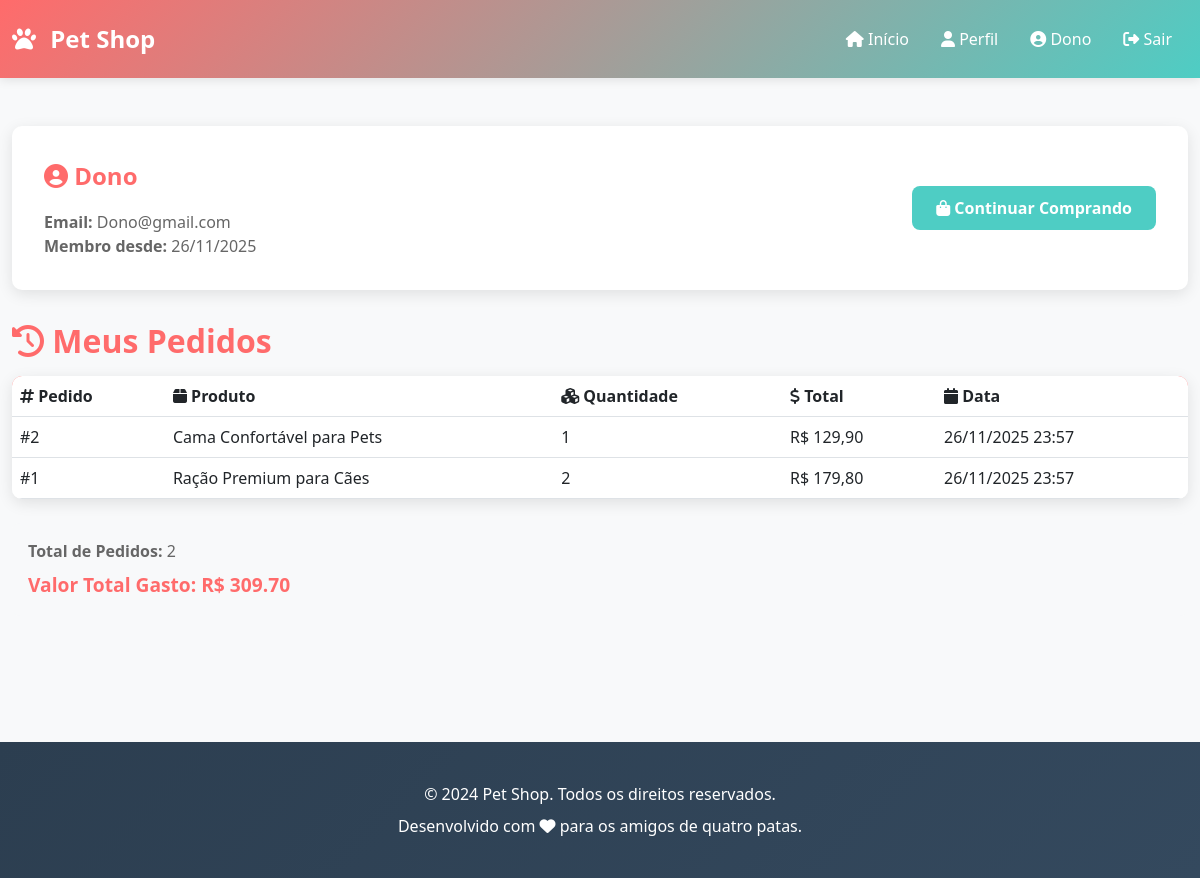
Page /perfil/ (signed in) on the committed database.
### loja/models.py (models this page shows, shortened)
class Pedido(models.Model):
    usuario = models.ForeignKey(User, on_delete=models.CASCADE, related_name='pedidos')
    produto = models.ForeignKey(Produto, on_delete=models.CASCADE)
    quantidade = models.IntegerField(default=1)
    total = models.DecimalField(max_digits=10, decimal_places=2)
    data = models.DateTimeField(auto_now_add=True)
    class Meta:
        verbose_name_plural = "Pedidos"
        ordering = ['-data']

class Produto(models.Model):
    nome = models.CharField(max_length=200)
    estoque = models.IntegerField(default=0)
    preco = models.DecimalField(max_digits=10, decimal_places=2)
    descricao = models.TextField()
    foto = models.ImageField(upload_to='produtos/')
    criado_em = models.DateTimeField(auto_now_add=True)
    atualizado_em = models.DateTimeField(auto_now=True)

### loja/views.py (the view)
# urls.py: path('perfil/', views.perfil, name='perfil'),
@login_required(login_url='loja:login')
def perfil(request):
    pedidos = Pedido.objects.filter(usuario=request.user)
    context = {
        'pedidos': pedidos,
    }
    return render(request, 'loja/perfil.html', context)

### templates/loja/perfil.html (shortened to what this page needs)
{% extends 'base.html' %}
{% block content %}
<div class="container">
    <div class="row">
        <div class="col-md-12">
            <div class="user-profile">
                <div class="row align-items-center">
                    <div class="col-md-6">
                        <div class="user-name">
                            <i class="fas fa-user-circle"></i> {{ user.get_full_name|default:user.username }}
                        </div>
                        <p style="color: #666; margin-bottom: 0;">
                            <strong>Email:</strong> {{ user.email }}
                        </p>
                        <p style="color: #666; margin-bottom: 0;">
                            <strong>Membro desde:</strong> {{ user.date_joined|date:"d/m/Y" }}
                        </p>
                    </div>
                    <div class="col-md-6 text-end">
                        <a href="{% url 'loja:index' %}" class="btn btn-secondary">
                            <i class="fas fa-shopping-bag"></i> Continuar Comprando
                        </a>
                    </div>
                </div>
            </div>
            <h2 style="color: var(--primary-color); font-weight: bold; margin: 2rem 0 1rem 0;">
                <i class="fas fa-history"></i> Meus Pedidos
            </h2>
            {% if pedidos %}
                <div class="orders-table">
                    <table class="table table-hover">
                        <thead>
                            <tr>
                                <th><i class="fas fa-hashtag"></i> Pedido</th>
                                <th><i class="fas fa-box"></i> Produto</th>
                                <th><i class="fas fa-cubes"></i> Quantidade</th>
                                <th><i class="fas fa-dollar-sign"></i> Total</th>
                                <th><i class="fas fa-calendar"></i> Data</th>
                            </tr>
                        </thead>
                        <tbody>
                            {% for pedido in pedidos %}
                                <tr>
                                    <td>#{{ pedido.id }}</td>
                                    <td>{{ pedido.produto.nome }}</td>
                                    <td>{{ pedido.quantidade }}</td>
                                    <td>R$ {{ pedido.total|floatformat:2 }}</td>
                                    <td>{{ pedido.data|date:"d/m/Y H:i" }}</td>
                                </tr>
                            {% endfor %}
                        </tbody>
                    </table>
                </div>
                <div style="background: #f8f9fa; padding: 1rem; border-radius: 8px; margin-top: 1.5rem;">
                    <p style="margin: 0; color: #666;">
                        <strong>Total de Pedidos:</strong> {{ pedidos|length }}
                    </p>
                    <p style="margin: 0.5rem 0 0 0; color: var(--primary-color); font-size: 1.2rem; font-weight: bold;">
                        <strong>Valor Total Gasto:</strong> R$ <span id="total-gasto">0.00</span>
                    </p>
                </div>
            {% endif %}
        </div>
    </div>
</div>
{% endblock %}

### templates/base.html (shortened to what this page needs)
<!DOCTYPE html>
<html lang="pt-BR">
<head>
    <link href="https://cdn.jsdelivr.net/npm/bootstrap@5.3.0/dist/css/bootstrap.min.css" rel="stylesheet">
    <link rel="stylesheet" href="https://cdnjs.cloudflare.com/ajax/libs/font-awesome/6.4.0/css/all.min.css">
</head>
<body>
    <nav class="navbar navbar-expand-lg navbar-dark">
        <div class="container">
            <a class="navbar-brand" href="{% url 'loja:index' %}">
                <i class="fas fa-paw"></i> Pet Shop
            </a>
            <div class="collapse navbar-collapse" id="navbarNav">
                <ul class="navbar-nav ms-auto">
                    <li class="nav-item">
                        <a class="nav-link" href="{% url 'loja:index' %}">
                            <i class="fas fa-home"></i> Início
                        </a>
                    </li>
                    {% if user.is_authenticated %}
                        <li class="nav-item">
                            <a class="nav-link" href="{% url 'loja:perfil' %}">
                                <i class="fas fa-user"></i> Perfil
                            </a>
                        </li>
                        <li class="nav-item">
                            <span class="nav-link" style="cursor: default;">
                                <i class="fas fa-user-circle"></i> {{ user.username }}
                            </span>
                        </li>
                        <li class="nav-item">
                            <a class="nav-link" href="{% url 'loja:logout' %}">
                                <i class="fas fa-sign-out-alt"></i> Sair
                            </a>
                        </li>
                    {% endif %}
                </ul>
            </div>
        </div>
    </nav>
    <main>
        {% block content %}{% endblock %}
    </main>
    <footer>
        <div class="container">
            <p>&copy; 2024 Pet Shop. Todos os direitos reservados.</p>
            <p>Desenvolvido com <i class="fas fa-heart"></i> para os amigos de quatro patas.</p>
        </div>
    </footer>
</body>
</html>

### templates/base.html (style rules this page uses)
:root { --primary-color: #FF6B6B; --secondary-color: #4ECDC4; --dark-color: #2C3E50; --light-color: #ECF0F1; }
* { margin: 0; padding: 0; box-sizing: border-box; }
body { font-family: 'Segoe UI', Tahoma, Geneva, Verdana, sans-serif; background-color: #f8f9fa; color: var(--dark-color); }
.navbar { background: linear-gradient(135deg, var(--primary-color) 0%, var(--secondary-color) 100%); box-shadow: 0 2px 10px rgba(0, 0, 0, 0.1); padding: 1rem 0; }
.navbar-brand { font-size: 1.5rem; font-weight: bold; color: white !important; }
.navbar-brand i { margin-right: 0.5rem; }
.nav-link { color: white !important; margin: 0 0.5rem; transition: all 0.3s ease; }
main { min-height: calc(100vh - 200px); padding: 2rem 0; }
.container { max-width: 1200px; }
.btn { border-radius: 8px; padding: 0.6rem 1.5rem; font-weight: 600; transition: all 0.3s ease; border: none; }
.btn-secondary { background-color: var(--secondary-color); color: white; }
footer { background: linear-gradient(135deg, var(--dark-color) 0%, #34495e 100%); color: white; padding: 2rem 0; margin-top: 3rem; text-align: center; }
footer p { margin: 0.5rem 0; }
.user-profile { background: white; padding: 2rem; border-radius: 10px; margin-bottom: 2rem; box-shadow: 0 4px 15px rgba(0, 0, 0, 0.1); }
.user-name { font-size: 1.5rem; font-weight: bold; color: var(--primary-color); margin-bottom: 1rem; }
.orders-table { background: white; border-radius: 10px; overflow: hidden; box-shadow: 0 4px 15px rgba(0, 0, 0, 0.1); }
.table { margin-bottom: 0; }
.table thead { background-color: var(--primary-color); color: white; }

### rows in the picture
Pedido: id "2", produto.nome "Cama Confortável para Pets", quantidade "1", total "129,90", data "26/11/2025 23:57"
Pedido: id "1", produto.nome "Ração Premium para Cães", quantidade "2", total "179,80", data "26/11/2025 23:57"

### other values in the picture
{{ user.username }} "Dono"
{{ user.get_full_name|default:user.username }} "Dono"
{{ user.email }} "Dono@gmail.com"
{{ user.date_joined|date:"d/m/Y" }} "26/11/2025"
{{ pedidos|length }} "2"
